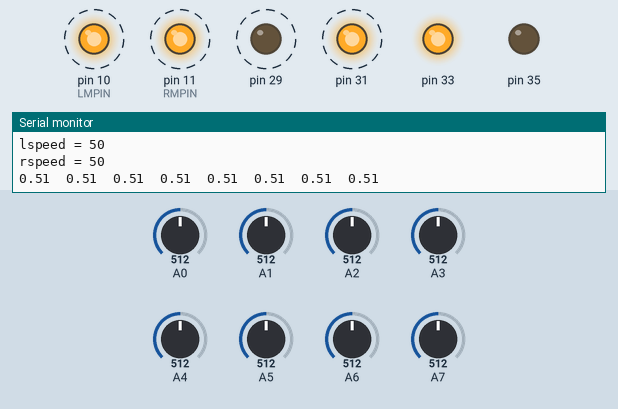
This sketch was run on a simulated Arduino Mega 2560, built with avr-gcc and run on an emulated ATmega2560. On the bench: output pins drawn as LEDs (lit = HIGH), the last lines printed to the serial monitor. Dashed ring = blinking. Inputs (shaded band) come from the test bench; at power-on: A0 = 512, A7 = 512, A6 = 512, A1 = 512, A2 = 512, A3 = 512, A4 = 512, A5 = 512.

Above: at 1.2 s.
1.3 s: A0 set to 317
4.3 s: A0 set to 288
At 4.8 s:
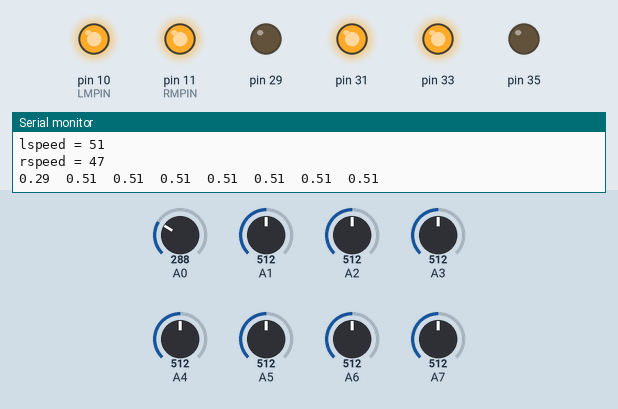
6.0 s: A7 set to 716
At 6.7 s:
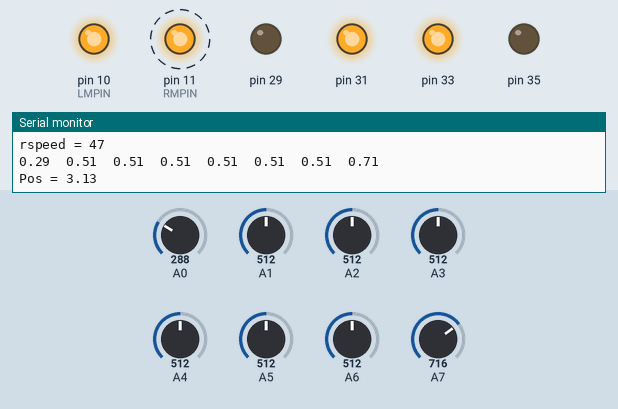
9.0 s: A6 set to 476
12.0 s: A6 set to 449
15.0 s: A1 set to 992
Timing chart, 0 to 19.0 s (numbered marks = the images above; inputs shaded):
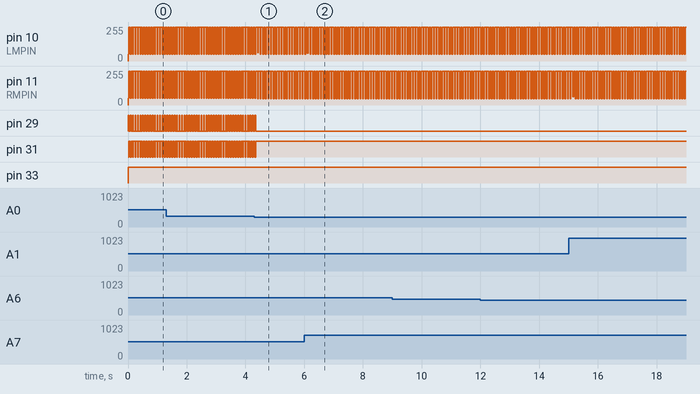

The sketch:

maze1.ino
```cpp
#include <QTRSensors.h>
#define NUM_SENSORS             8  // number of sensors used
#define NUM_SAMPLES_PER_SENSOR  4  // average 4 analog samples per sensor reading
#define EMITTER_PIN             QTR_NO_EMITTER_PIN // emitter is controlled by digital pin 2
#define RMPIN 11
#define LMPIN 10

// sensors 0 through 7 are connected to analog inputs 0 through 7, respectively
QTRSensorsAnalog qtra((unsigned char[]) {
  0, 1, 2, 3, 4, 5, 6, 7
}, NUM_SENSORS, NUM_SAMPLES_PER_SENSOR , EMITTER_PIN);
unsigned int sen[NUM_SENSORS];

float last_proportional = 0;
float proportional = 0;
float derivative = 0;
float integral = 0;
void setup()
{
  //pinMode(24,OUTPUT);
  //digitalWrite(24,HIGH);
  pinMode(29, OUTPUT);
  pinMode(31, OUTPUT);
  pinMode(33, OUTPUT);
  pinMode(35, OUTPUT);

  pinMode(LMPIN, OUTPUT);
  pinMode(RMPIN, OUTPUT);


  Serial.begin(9600); // set the data rate in bits per second for serial data transmission

}


// make 4 functions for forward left write stop

void forward(int rspeed , int lspeed, int RM1, int RM2, int LM1, int LM2)
{
  digitalWrite(29, RM1); //for forward 29 LOW, 31 HIGH  RIGHT Motor
  digitalWrite(31, RM2);
  digitalWrite(33, LM1); // for forward 33 HIGH, 35 LOW  LEFT Motor
  digitalWrite(35, LM2);

  analogWrite(RMPIN, rspeed);
  analogWrite(LMPIN, lspeed);
}
void loop()
{
  int SENSOR_COUNT = 0;
  float pos;
  float v;
  int sense = 1000;
  float setpoint = 3.5;
  int lspeed = 0;
  const int maxs = 50;
  int rspeed = 0;
  // read raw sensor values
  qtra.read(sen);
  float a[8];
  int threshold = 500 ;
  a[0] = float(sen[0]) / sense;
  a[1] = float(sen[1]) / sense;
  a[2] = float(sen[2]) / sense;
  a[3] = float(sen[3]) / sense;
  a[4] = float(sen[4]) / sense;
  a[5] = float(sen[5]) / sense;
  a[6] = float(sen[6]) / sense;
  a[7] = float(sen[7]) / sense;
  // print the sensor values as numbers from 0 to 1023, where 0 means maximum reflectance and
  // 1023 means minimum reflectance
  for (unsigned char i = 0; i < NUM_SENSORS; i++)
  {
    //a[i] = float(sen[i]) / sense;
    if ( a[i] > 0.3)
    {
      SENSOR_COUNT = SENSOR_COUNT + 1;
    }
    Serial.print(a[i]);
    Serial.print('\t'); // tab to format the raw data into columns in the Serial monitor
  }
  Serial.println();
  //delay(250);
  pos = ((7 * a[0] + 6 * a[1] + 5 * a[2] + 4 * a[3] + 3 * a[4] + 2 * a[5] + 1 * a[6] + 0 * a[7]) / (a[0] + a[1] + a[2] + a[3] + a[4] + a[5] + a[6] + a[7]));
  if ( a[0] + a[1] + a[2] + a[3] + a[4] + a[5] + a[6] + a[7] == 0)
  {
    pos = setpoint;
  }
  Serial.print("Pos = ");
  Serial.println(pos);
  if ((pos < 2.3) && ( SENSOR_COUNT > 4) && (SENSOR_COUNT < 8)) //Right turn 90 degree
  {
    lspeed = maxs;
    rspeed = maxs;
    forward(rspeed, lspeed,  HIGH, LOW, HIGH, LOW);
    //delay(50);
  }
  else if ((pos > 4.1) && ( SENSOR_COUNT > 4) && (SENSOR_COUNT < 8)) //Left Turn 90 degree
  {
    lspeed = maxs;
    rspeed = maxs;
    forward(rspeed, lspeed,  LOW, HIGH, LOW, HIGH );
    //delay(70);
  }
  else if (SENSOR_COUNT  == 8) // Right Hand Turn Rule
  {
    lspeed = maxs;
    rspeed = maxs;
    forward(rspeed, lspeed,  HIGH, LOW, HIGH, LOW);
    //delay(70);
  }
  else if (SENSOR_COUNT == 0) // DEAD END
  {
    lspeed = maxs;
    rspeed = maxs;
    forward(rspeed, lspeed, HIGH, LOW, HIGH, LOW );
    //delay(120);
  }
  else
  {
    proportional = (pos - setpoint); //replace your  value of set point
    derivative = proportional - last_proportional;
    integral = integral + proportional;
    last_proportional = proportional;
    float Kp = 7;
    float Ki = 0.000;
    float Kd = 50;

    //right positive
    //left negative
    int power_difference = proportional * Kp + integral * Ki + derivative * Kd;
    Serial.println();
    Serial.print(power_difference);
    Serial.println();

    if (power_difference > maxs)
    {
      power_difference = maxs;
    }
    if (power_difference < -maxs)
    {
      power_difference = (-1 * maxs);
    }
    //speed1 is right motor speed
    //forward(108,97);
    if ( power_difference < 0)
    {
      lspeed = maxs - power_difference;
      rspeed = maxs - 3;
    }
    else
    {
      lspeed = maxs;
      rspeed = maxs - 3 + power_difference;
    }
    forward(rspeed, lspeed, LOW, HIGH, HIGH, LOW);
  }
  Serial.print("lspeed = ");
  Serial.println(lspeed);
  Serial.print("rspeed = ");
  Serial.println(rspeed);

  //delay(250);
   forward(255,255,LOW, HIGH, HIGH, LOW
   );
}
```

Measured:
- the behaviour switches between 302 and 301 on A0 (found by bisection; images 0 and 1)
- after the input at 4.3 s, pin 29: goes on until 4.3 s, then stays LOW; pin 31: goes on until 4.3 s, then stays HIGH
- by itself, pin 10 (LMPIN): repeats every 0.09 s: 255/255 0.06 s, 50/255 0.03 s
- by itself, pin 29: alternates HIGH for 0.03 s and LOW for 0.06 s
- by itself, pin 31: alternates HIGH for 0.06 s and LOW for 0.03 s
